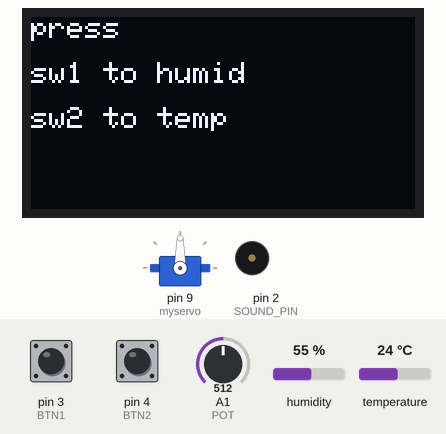
A sketch run on a simulated Arduino Uno, built for the host (arithmetic inside an expression is 32-bit, double 64-bit). On the bench: servo, 128×64 one-colour display, buzzer (waves = sounding). The test bench sets the inputs (shaded band); at power-on: pin 4 (BTN2) LOW, temperature 24 °C, A1 (POT) = 512, pin 3 (BTN1) HIGH, humidity 55 %. What the sketch prints to the serial monitor is not drawn.

Above: at 1.2 s.
1.3 s: pin 4 (BTN2) pulled HIGH for 0.15 s
At 3.6 s:
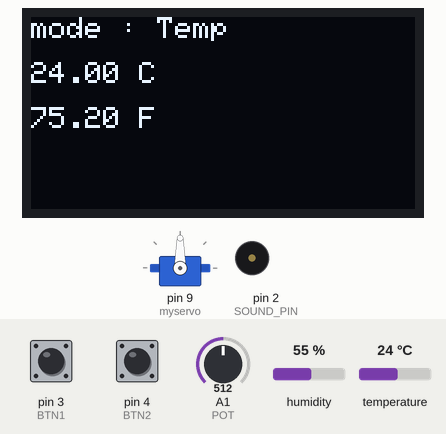
3.9 s: temperature set to 28 °C
At 6.66 s:
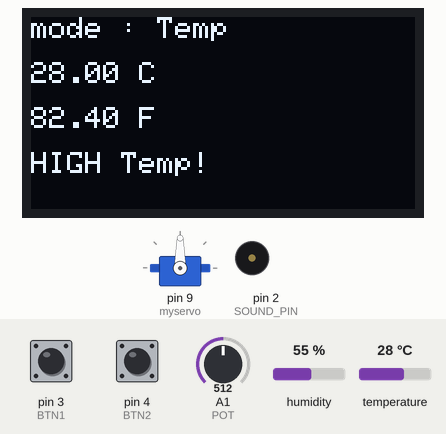
7.9 s: pin 4 (BTN2) pulled HIGH for 1 s
At 9.6 s:
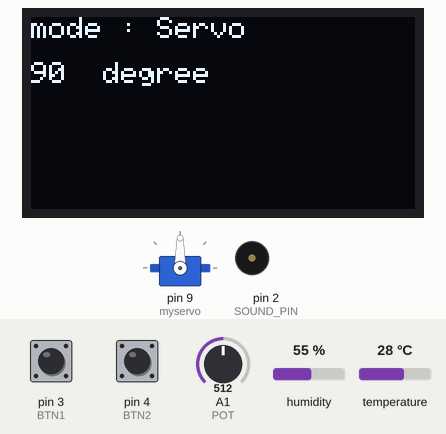
10.5 s: A1 (POT) set to 533
At 11.7 s:
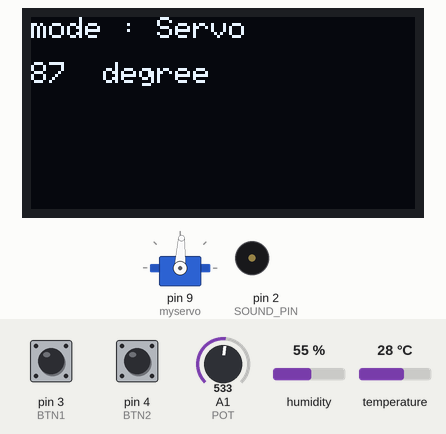
12.0 s: pin 3 (BTN1) pulled LOW for 0.15 s
At 13.2 s:
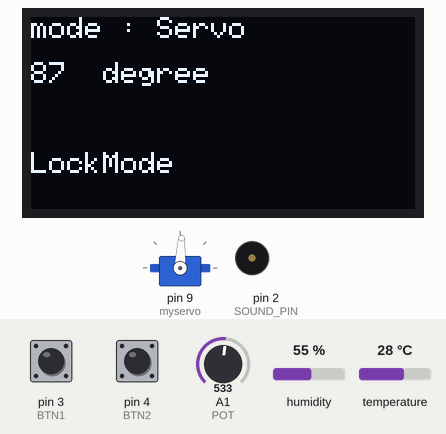
13.6 s: pin 4 (BTN2) pulled HIGH for 0.15 s
At 14.4 s:
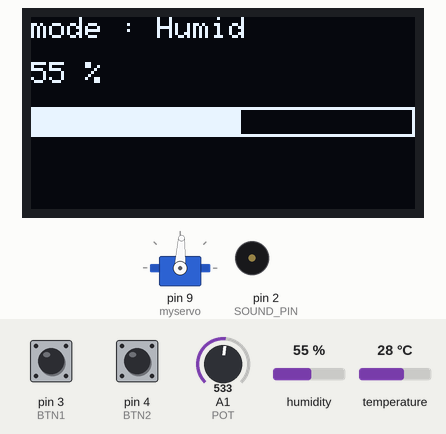
Timing chart, 0 to 16.3 s (numbered marks = the images above; inputs shaded):
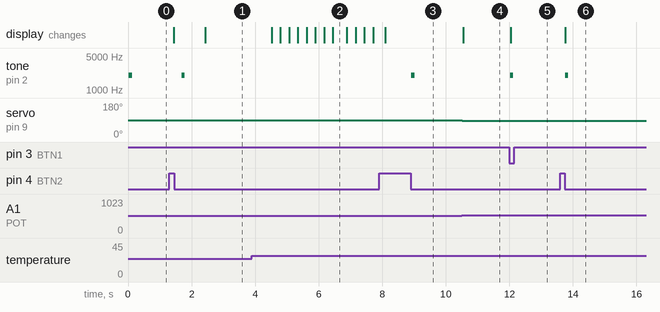

The sketch:

Sounthern.ino
```cpp
////////////////////////////////////////////// libary
#include <Adafruit_GFX.h>
#include <Adafruit_SSD1306.h>
#include <Adafruit_AHTX0.h>
#include <Wire.h>
#include <Servo.h>
Servo myservo;
Adafruit_AHTX0 aht;


#define SCREEN_WIDTH 128
#define SCREEN_HEIGHT 64
Adafruit_SSD1306 display(SCREEN_WIDTH, SCREEN_HEIGHT, &Wire1, -1);
////////////////////////////////////////////// libary
////////////////////////////////////////////// define pin
#define BTN1 3
#define BTN2 4
#define SOUND_PIN 2
#define POT A1


////////////////////////////////////////////// define pin
////////////////////////////////////////////// varliable
int Mode = 0;
unsigned long lastRead = 0;
float TEM = 0;
float falenhigh;

int HumMap = 0;
int HUM = 0;
bool BTN_Bool = true;
bool BTN1_Bool = true;
bool BTN2_Bool = true;
int potenval;
int protenMap;
int lockMode = false;
////////////////////////////////////////////// varliable


void setup() {
  Serial.begin(115200);
  myservo.attach(9);

  Serial.println("AHT20 Ready!");
  pinMode(BTN1, INPUT);
  pinMode(BTN2, INPUT);

  Serial.println("Start//");

  Wire1.begin();
  if (!display.begin(SSD1306_SWITCHCAPVCC, 0x3C)) {
    for (;;)
      ;
  }
  if (!aht.begin(&Wire1)) {
    Serial.println("Not Found AHT20 !");
    while (1) delay(10);
  }
}

void loop() {


  if (millis() - lastRead >= 2000) {
    lastRead = millis();

    TEM = Get_Temp_Hum('T');
    HUM = Get_Temp_Hum('H');
  }


  if (digitalRead(BTN1) == 0 && BTN1_Bool == true) {
    Serial.println("BTN1 press");
    tone(SOUND_PIN, 2000, 100);

    BTN1_Bool = false;
  } else if (digitalRead(BTN1) == 1 && BTN1_Bool == false) {
    Serial.println("BTN1 unpress");
    delay(100);
    if (digitalRead(BTN2) == 1) {
      if (Mode == 0) {
        Mode = 1;
      } else if (Mode == 1) {
        Mode = 2;
      } else if (Mode == 2) {
        Mode = 3;
      } else if (Mode == 3) {
        Mode = 1;
      }
      Serial.println(Mode);
    }


    BTN1_Bool = true;
  }

  if (digitalRead(BTN2) == 0 && BTN2_Bool == true) {
    Serial.println("BTN2 press");
    tone(SOUND_PIN, 2000, 100);

    BTN2_Bool = false;
  } else if (digitalRead(BTN2) == 1 && BTN2_Bool == false) {
    Serial.println("BTN2 unpress");

    delay(100);
    if (digitalRead(BTN1) == 1) {
      if (Mode == 0) {
        Mode = 3;
      } else if (Mode == 1) {
        Mode = 3;
      } else if (Mode == 2) {
        Mode = 1;
      } else if (Mode == 3) {
        Mode = 2;
      }
      Serial.println(Mode);
    }


    BTN2_Bool = true;
  }

  if (digitalRead(BTN2) == 0 && digitalRead(BTN1) == 0 && BTN_Bool) {
    BTN_Bool = false;
    if (lockMode == true) {
      lockMode = false;
    } else {
      lockMode = true;
    }
  } else if (digitalRead(BTN2) == 1 && digitalRead(BTN1) == 1 && !(BTN_Bool)) {
    BTN_Bool = true;
  }
  if (Mode == 0) {
    display.clearDisplay();
    display.setTextSize(1);
    display.setTextColor(SSD1306_WHITE);
    display.setCursor(0, 0);
    display.println("press");
    display.setCursor(0, 15);
    display.println("sw1 to humid");
    display.setCursor(0, 30);
    display.println("sw2 to temp");
    display.display();
  } else if (Mode == 1) {

    display.clearDisplay();
    display.setTextSize(1);
    display.setTextColor(SSD1306_WHITE);
    display.setCursor(0, 0);
    display.print("mode : Humid");
    display.setCursor(0, 15);
    display.print(HUM);
    display.print(" %");
    HumMap = map(HUM, 0, 100, 0, 128);
    display.drawRect(0, 30, 128, 10, SSD1306_WHITE);
    display.fillRect(0, 30, HumMap, 10, SSD1306_WHITE);
    if (HUM > 70) {
      display.setCursor(0, 45);
      display.print("high humid!");
    }

    display.display();
  } else if (Mode == 2) {
    display.clearDisplay();
    display.setTextSize(1);
    display.setTextColor(SSD1306_WHITE);
    display.setCursor(0, 0);
    display.println("mode : Servo ");
    potenval = analogRead(POT);
    protenMap = map(potenval, 0, 1023, 180, 0);
    display.setCursor(0, 15);
    display.print(protenMap);
    display.print("  degree");

    if (lockMode) {

      display.setCursor(0, 45);
      display.print("LockMode");
    } else {

      myservo.write(protenMap);
    }
    display.display();
  } else if (Mode == 3) {
    display.clearDisplay();
    display.setTextSize(1);
    display.setTextColor(SSD1306_WHITE);
    display.setCursor(0, 0);
    display.print("mode : Temp ");

    display.setCursor(0, 15);
    display.print(TEM);
    display.print(" C");

    falenhigh = (TEM * 9 / 5) + 32;

    display.setCursor(0, 30);
    display.print(falenhigh);
    display.print(" F");

    display.display();
    delay(250);
    if (TEM > 25) {
      display.setCursor(0, 45);
      display.println("HIGH Temp!");
      display.display();
      delay(250);
    }
  }
}


float Get_Temp_Hum(char type) {
  sensors_event_t humidity, temp;
  aht.getEvent(&humidity, &temp);

  if (type == 'T') {
    return temp.temperature;
  } else if (type == 'H') {
    return humidity.relative_humidity;
  } else {
    return 0;
  }
}
```

Measured:
- the behaviour switches between 517 and 518 on A1 (POT) (found by bisection; images 3 and 4)
- after the input at 1.3 s, tone on pin 2 (SOUND_PIN): silent → 2000 Hz after 0.39 s, → silent 0.10 s later; the display: first changes after 0.14 s (image 1 shows a later state)
- after the input at 3.9 s, the display: first changes after 0.62 s (image 2 shows a later state)
- after the input at 7.9 s, tone on pin 2 (SOUND_PIN): silent → 2000 Hz after 1.0 s, → silent 0.10 s later; the display: changes after 0.19 s (image 3)
- after the input at 10.5 s, servo on pin 9 (myservo): 90° → 87° at once; the display: changes after 0.05 s (image 4)
- after the input at 12.0 s, tone on pin 2 (SOUND_PIN): silent → 2000 Hz at once, → silent 0.10 s later; the display: changes after 0.05 s (image 5)
- after the input at 13.6 s, tone on pin 2 (SOUND_PIN): silent → 2000 Hz after 0.15 s, → silent 0.10 s later; the display: changes after 0.15 s (image 6)
